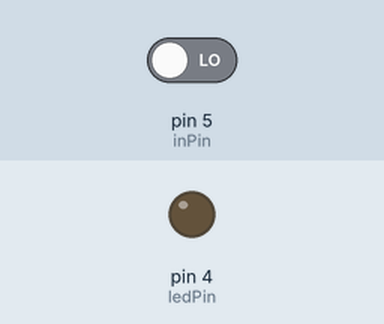
Recording of a sketch running on a simulated Arduino Uno, built with avr-gcc and run on an emulated ATmega328P. Shown: output pins drawn as LEDs (lit = HIGH). The test bench sets the inputs (shaded band); at power-on: pin 5 (inPin) LOW. What the sketch prints to the serial monitor is not drawn.

Above: at 1.2 s.
1.3 s: pin 5 (inPin) driven HIGH
At 2.1 s:
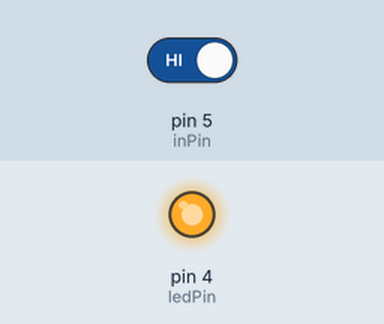
2.8 s: pin 5 (inPin) driven LOW
At 3.3 s:
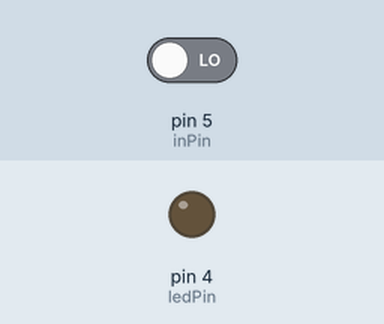
Timing chart, 0 to 5.8 s (numbered marks = the images above; inputs shaded):
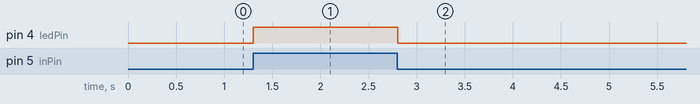

The sketch:

Class_lab_2023-11-30.ino
```cpp
int ledPin = 4;  // LED connected to digital pin 13
int inPin = 5;    // pushbutton connected to digital pin 7
int MyVar = 0;      // variable to store the read value

void setup() {
  pinMode(ledPin, OUTPUT);  // sets the digital pin 13 as output
  pinMode(inPin, INPUT);    // sets the digital pin 7 as input
  Serial.begin(9600);
}

void loop() {
  MyVar = digitalRead(inPin);   // read the input pin
  digitalWrite(ledPin, MyVar);  // sets the LED to the button's value
  Serial.println(MyVar);


}
```

Measured:
- after the input at 1.3 s, pin 4 (ledPin): LOW → HIGH at once
- after the input at 2.8 s, pin 4 (ledPin): HIGH → LOW at once
